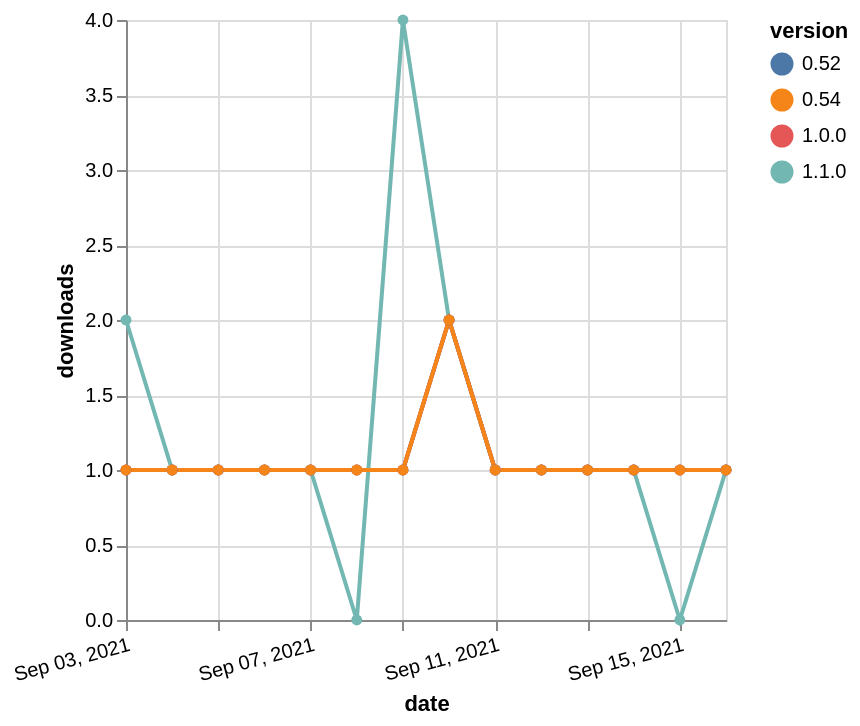

Describe this chart as a Vega-Lite specification.
### Vega-Lite specification from a JSON file in a GitHub repository (floating-point values rounded to 4 significant figures)
{"$schema": "https://vega.github.io/schema/vega-lite/v5.json", "description": "A simple bar chart with embedded data.", "data": {"values": [{"date": "2021-09-03", "total": 129, "delta": 2, "version": "1.1.0"}, {"date": "2021-09-04", "total": 130, "delta": 1, "version": "1.1.0"}, {"date": "2021-09-05", "total": 131, "delta": 1, "version": "1.1.0"}, {"date": "2021-09-06", "total": 132, "delta": 1, "version": "1.1.0"}, {"date": "2021-09-07", "total": 133, "delta": 1, "version": "1.1.0"}, {"date": "2021-09-08", "total": 133, "delta": 0, "version": "1.1.0"}, {"date": "2021-09-09", "total": 137, "delta": 4, "version": "1.1.0"}, {"date": "2021-09-10", "total": 139, "delta": 2, "version": "1.1.0"}, {"date": "2021-09-11", "total": 140, "delta": 1, "version": "1.1.0"}, {"date": "2021-09-12", "total": 141, "delta": 1, "version": "1.1.0"}, {"date": "2021-09-13", "total": 142, "delta": 1, "version": "1.1.0"}, {"date": "2021-09-14", "total": 143, "delta": 1, "version": "1.1.0"}, {"date": "2021-09-15", "total": 143, "delta": 0, "version": "1.1.0"}, {"date": "2021-09-16", "total": 144, "delta": 1, "version": "1.1.0"}, {"date": "2021-09-03", "total": 139, "delta": 1, "version": "0.52"}, {"date": "2021-09-04", "total": 140, "delta": 1, "version": "0.52"}, {"date": "2021-09-05", "total": 141, "delta": 1, "version": "0.52"}, {"date": "2021-09-06", "total": 142, "delta": 1, "version": "0.52"}, {"date": "2021-09-07", "total": 143, "delta": 1, "version": "0.52"}, {"date": "2021-09-08", "total": 144, "delta": 1, "version": "0.52"}, {"date": "2021-09-09", "total": 145, "delta": 1, "version": "0.52"}, {"date": "2021-09-10", "total": 147, "delta": 2, "version": "0.52"}, {"date": "2021-09-11", "total": 148, "delta": 1, "version": "0.52"}, {"date": "2021-09-12", "total": 149, "delta": 1, "version": "0.52"}, {"date": "2021-09-13", "total": 150, "delta": 1, "version": "0.52"}, {"date": "2021-09-14", "total": 151, "delta": 1, "version": "0.52"}, {"date": "2021-09-15", "total": 152, "delta": 1, "version": "0.52"}, {"date": "2021-09-16", "total": 153, "delta": 1, "version": "0.52"}, {"date": "2021-09-03", "total": 124, "delta": 1, "version": "1.0.0"}, {"date": "2021-09-04", "total": 125, "delta": 1, "version": "1.0.0"}, {"date": "2021-09-05", "total": 126, "delta": 1, "version": "1.0.0"}, {"date": "2021-09-06", "total": 127, "delta": 1, "version": "1.0.0"}, {"date": "2021-09-07", "total": 128, "delta": 1, "version": "1.0.0"}, {"date": "2021-09-08", "total": 129, "delta": 1, "version": "1.0.0"}, {"date": "2021-09-09", "total": 130, "delta": 1, "version": "1.0.0"}, {"date": "2021-09-10", "total": 132, "delta": 2, "version": "1.0.0"}, {"date": "2021-09-11", "total": 133, "delta": 1, "version": "1.0.0"}, {"date": "2021-09-12", "total": 134, "delta": 1, "version": "1.0.0"}, {"date": "2021-09-13", "total": 135, "delta": 1, "version": "1.0.0"}, {"date": "2021-09-14", "total": 136, "delta": 1, "version": "1.0.0"}, {"date": "2021-09-15", "total": 137, "delta": 1, "version": "1.0.0"}, {"date": "2021-09-16", "total": 138, "delta": 1, "version": "1.0.0"}, {"date": "2021-09-03", "total": 140, "delta": 1, "version": "0.54"}, {"date": "2021-09-04", "total": 141, "delta": 1, "version": "0.54"}, {"date": "2021-09-05", "total": 142, "delta": 1, "version": "0.54"}, {"date": "2021-09-06", "total": 143, "delta": 1, "version": "0.54"}, {"date": "2021-09-07", "total": 144, "delta": 1, "version": "0.54"}, {"date": "2021-09-08", "total": 145, "delta": 1, "version": "0.54"}, {"date": "2021-09-09", "total": 146, "delta": 1, "version": "0.54"}, {"date": "2021-09-10", "total": 148, "delta": 2, "version": "0.54"}, {"date": "2021-09-11", "total": 149, "delta": 1, "version": "0.54"}, {"date": "2021-09-12", "total": 150, "delta": 1, "version": "0.54"}, {"date": "2021-09-13", "total": 151, "delta": 1, "version": "0.54"}, {"date": "2021-09-14", "total": 152, "delta": 1, "version": "0.54"}, {"date": "2021-09-15", "total": 153, "delta": 1, "version": "0.54"}, {"date": "2021-09-16", "total": 154, "delta": 1, "version": "0.54"}]}, "width": "container", "mark": {"type": "line", "point": {"filled": true}}, "encoding": {"x": {"field": "date", "type": "temporal", "timeUnit": "yearmonthdate", "title": "date", "axis": {"labelAngle": -15}}, "y": {"field": "delta", "type": "quantitative", "title": "downloads"}, "color": {"field": "version", "type": "nominal"}, "tooltip": {"field": "delta"}}}
